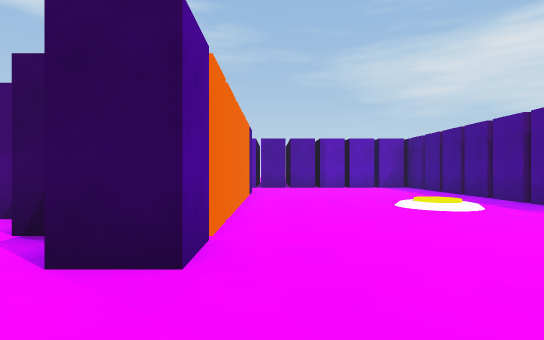
view 1 (above)

17 first-person views from a walk through a scene from a Unity 3-D project. The camera is 1.3 m above the floor, looks level and sees 80° across. The floor is counted in squares, 1.8 m on a side. Each view is taken from the middle of a square. On the plan, view 1 faces up. The plan holds only what a view shows up to about 10 squares ahead; the rest is blank. The place goes on beyond the plan. The player character is not drawn.

view 2
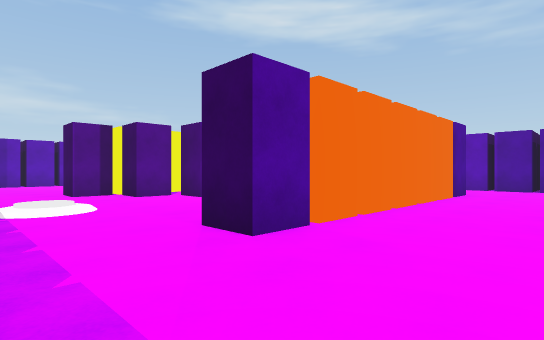

view 3
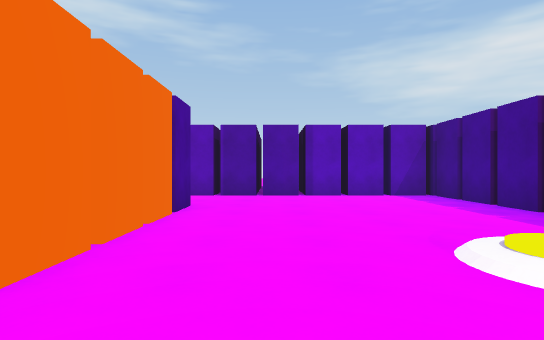

view 4
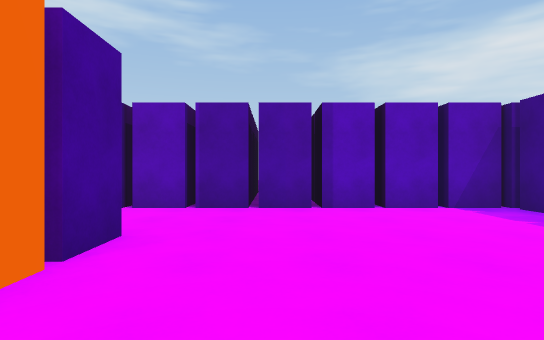

view 5
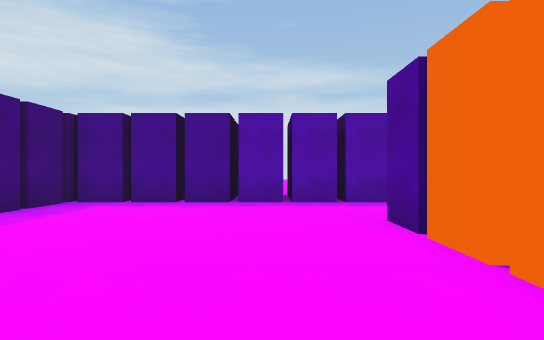

view 6
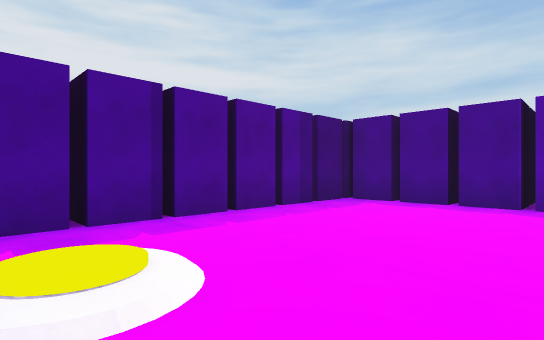

view 7
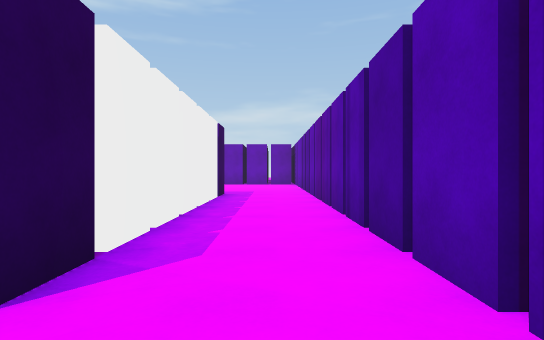

view 8
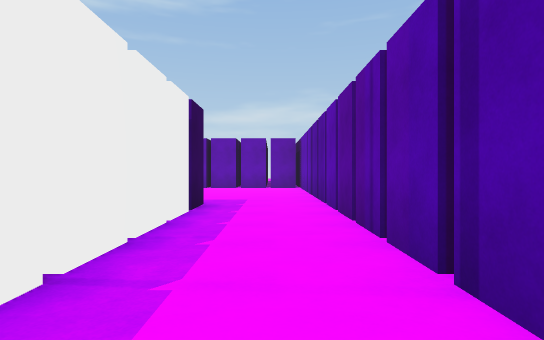

view 9
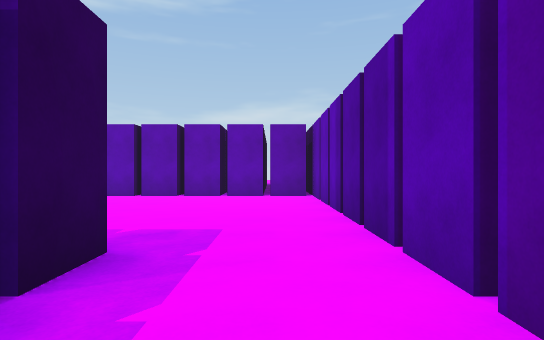

view 10
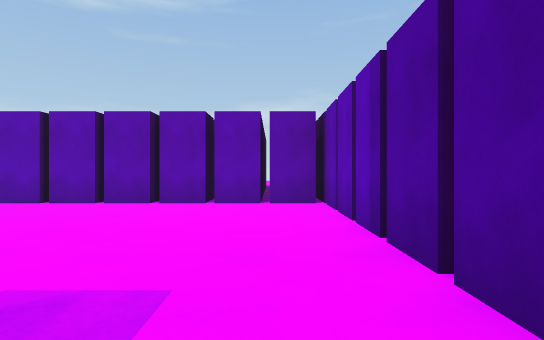

view 11
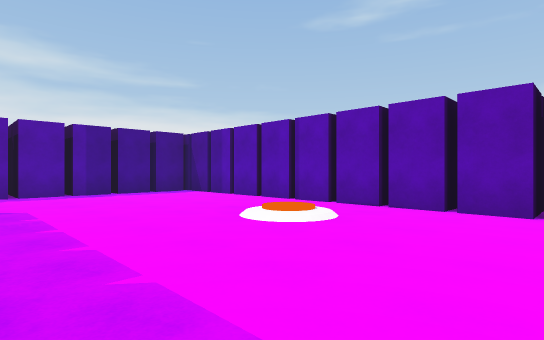

view 12
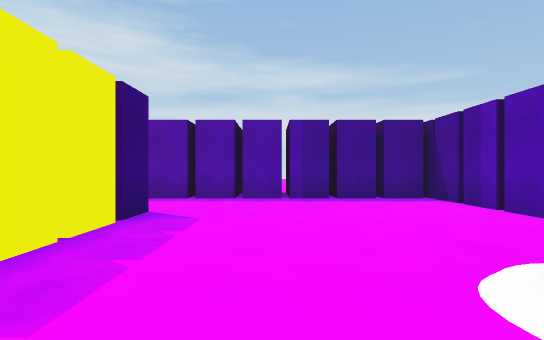

view 13
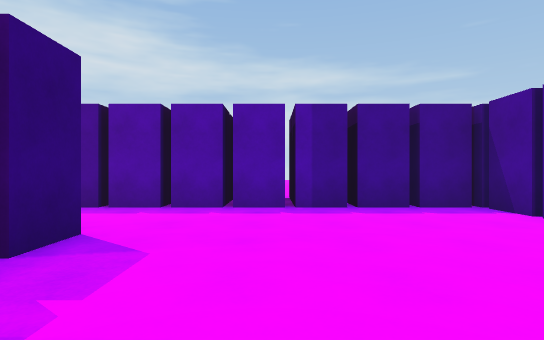

view 14
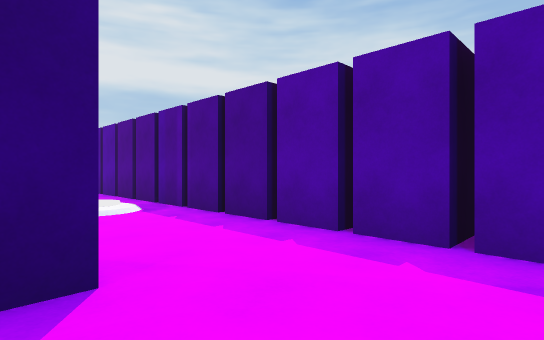

view 15
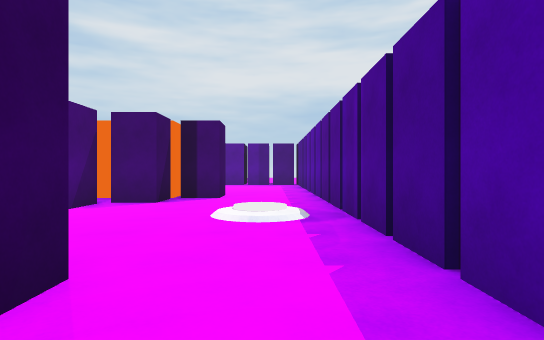

view 16
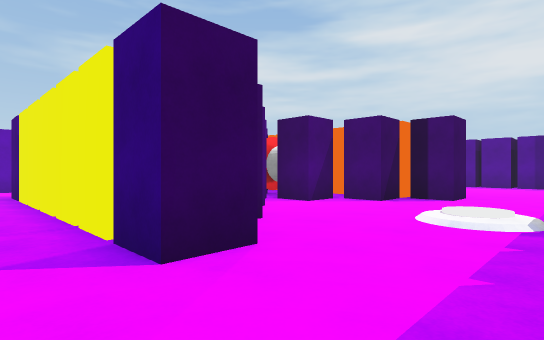

view 17
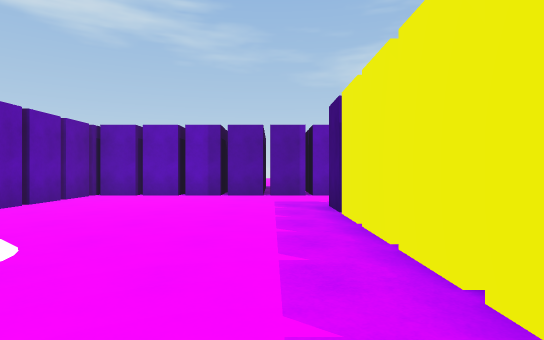

### Floor plan
Key: @ floor where view 1 was taken; # wall or solid block; . floor; / step, stairs or slope.
Columns run from 16 left of view 1 to 6 right of it. Each row starts with its distance up from view 1.
 14 #######################
 13 #.....................#
 12 ##....................#
 11 ##....................#
 10 ##......########......#
  9 ##......#      #......#
  8 ##......#      #......#
  7 #../....#    ###...//.#
  6 ##.//...#   ####...//.#
  5  #......###.####......#
  4  #......##....##......#
  3  #......#......#......#
  2 ##........./..........#
  1 #..........//.........#
  0 ##..............@.....#
 -1  ######################

Where each view was taken, in squares from view 1:
view 1: 0 up, 0 right, facing up
view 2: 0 up, 2 right, facing up-left
view 3: 4 up, 1 right, facing up
view 4: 7 up, 1 right, facing up
view 5: 7 up, 1 right, facing down
view 6: 7 up, 1 right, facing down-right
view 7: 12 up, 1 right, facing left
view 8: 12 up, 2 left, facing left
view 9: 12 up, 6 left, facing left
view 10: 12 up, 8 left, facing left
view 11: 10 up, 9 left, facing down-left
view 12: 8 up, 11 left, facing down
view 13: 6 up, 11 left, facing down
view 14: 3 up, 11 left, facing down-right
view 15: 1 up, 10 left, facing right
view 16: 0 up, 10 left, facing up-right
view 17: 4 up, 10 left, facing up
